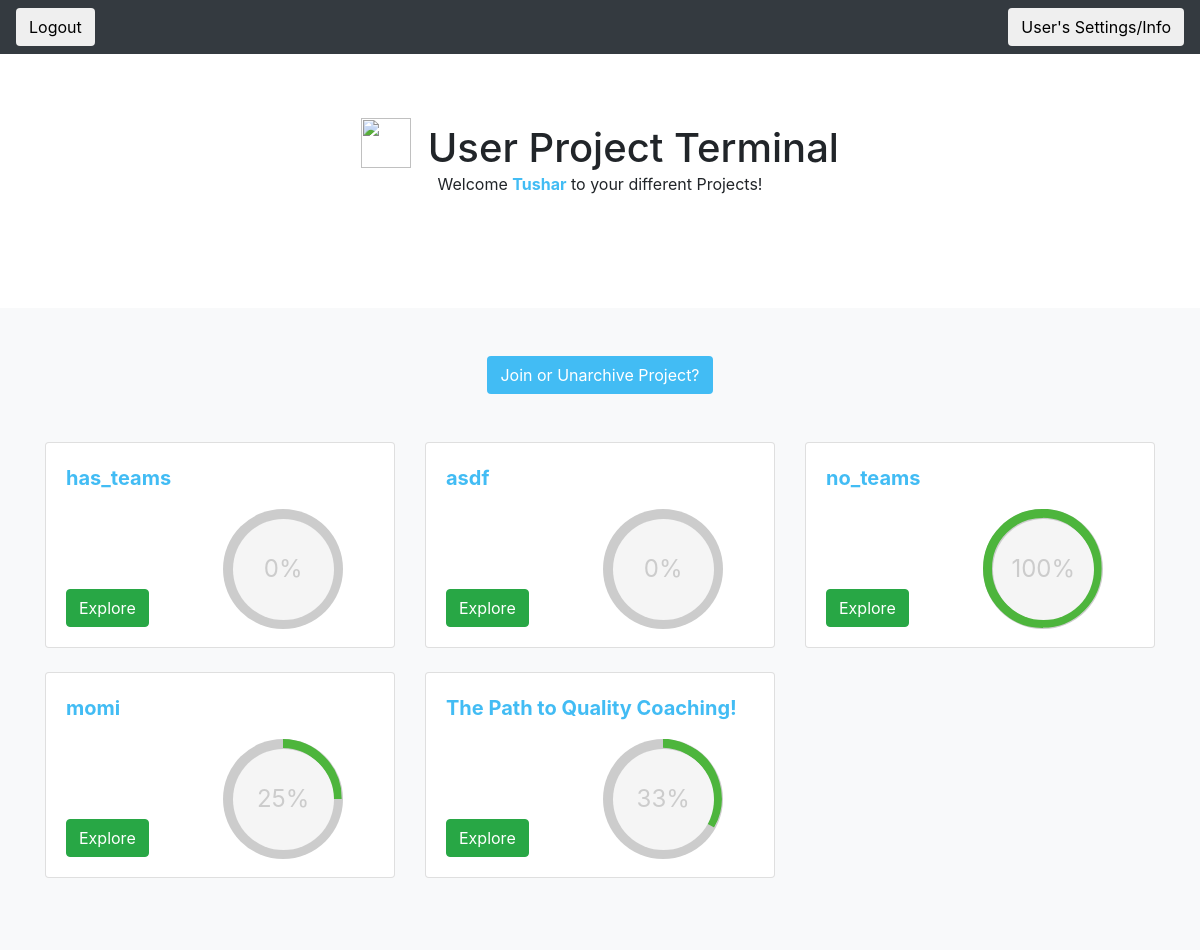
/quest/user_project_page/tdesai (signed in), run on the app's committed database.
### quest_extension/models.py (models this page shows)
class User(models.Model):
    user_ldap = models.CharField(max_length=45)
    user_first_name = models.CharField(max_length=45)
    user_last_name = models.CharField(max_length=45)
    user_email = models.CharField(max_length=45)
    user_password = models.CharField(max_length = 100)
    user_reset_password_pin = models.CharField(max_length = 100, null=True, default = None)

class Project(models.Model):
    project_name = models.CharField(max_length=1000)
    project_description = models.CharField(max_length=1000, blank = True, null = True)
    project_random_phrase = models.CharField(max_length = 255, unique = True)
    project_admin_pin = models.CharField(max_length = 255, unique = True)
    project_editable = models.BooleanField()
    project_has_teams = models.BooleanField(default = False)

### quest_extension/views.py (the view)
# urls.py: path('user_project_page/<ldap>', views.get_user_project_page),
def get_user_project_page(request, ldap):
    if not validate_user_access(request, ldap):
        return HttpResponseRedirect('/quest/user_login')
    current_user = User.objects.get(user_ldap = ldap)
    projects_and_percentages = []
    user_projects = UserProject.objects.filter(user = current_user, archived = False).values_list('project', flat=True)
    user_projects = Project.objects.filter(pk__in=user_projects)
    for project in user_projects:
        current_user_project = UserProject.objects.get(project = project, user = current_user)
        quests_completed = CompletedQuest.objects.filter(userproject = current_user_project).count()
        total_quests = Quest.objects.filter(project = project).count()
        percentage_complete = int(quests_completed / total_quests * 100)
        projects_and_percentages.append((project, percentage_complete))
    list_of_archived_projects = UserProject.objects.filter(user = current_user, archived = True).values_list('project', flat=True)
    list_of_archived_projects = Project.objects.filter(pk__in=list_of_archived_projects)
    context = {'current_user': current_user,
    'projects_and_percentages': projects_and_percentages,
    'list_of_archived_projects': list_of_archived_projects}
    return render(request, 'quest_extension/user_project_page.html', context)

### quest_extension/logic.py (called while the page is built)
def validate_user_access(request, ldap):
    return 'current_user_ldap' in request.session and request.session['current_user_ldap'] == ldap

### quest_extension/templates/quest_extension/user_project_page.html (shortened to what this page needs)
{% load static %}
{% load crispy_forms_tags %}
<!doctype html>
<html lang="en">
  <head>
    <link rel="stylesheet" href="https://maxcdn.bootstrapcdn.com/bootstrap/4.0.0/css/bootstrap.min.css">
    <link rel="stylesheet" type="text/css" href="{% static 'quest_extension/user_project_page_style.css' %}">
  </head>
  <body>
    <header>
      <div class="navbar navbar-dark bg-dark box-shadow">
          <form method='POST' action = '/quest/user_logout/{{ current_user.user_ldap}}'>
            <button class = 'btn' type = 'submit', name = 'logout'>Logout</button>
        </form>
        <form method='GET' action = '/quest/user_settings_info/{{current_user.user_ldap}}'>
            <button class = 'btn' type='submit'>User's Settings/Info</button>
        </form>
      </div>
    </header>
    <main role="main">
      <section class="jumbotron text-center" style = 'background-color: white'>
    <div class="container">
    <h1 class="jumbotron-heading"  style = 'display:inline;'>
         <img class = 'imageWithText' style="width:50px; height:50px; margin-right:6px; margin-bottom:4px;" src = 'https://i.ibb.co/gt0HzKH/Present-picture.png'>
            User Project Terminal
    </h1>
    <p class="jumbotron-heading2">Welcome <strong style = 'color:#42bcf4'>{{ current_user.user_first_name }}</strong> to your different Projects!</p>
    </div>
    </section>
      <div class="album py-5 bg-light">
        <div class="container">
            <div id = 'join_or_unarchive' style = 'text-align: center;'>
            <button class = 'btn' style = 'background-color:#42bcf4; color: white' onclick = 'show_join_project_user()'> Join or Unarchive Project?</button>
            </div>
                <br>
                <br>
          <div class="row">
            {% for project, project_percentage_complete in projects_and_percentages %}
            <div class="col-md-4">
              <div class="card mb-4 box-shadow">
                <div class="card-body">
                  <p style = 'margin:0'>
                    <strong style = 'color: #42bcf4; font-size: 20px '>{{project.project_name}}</strong>
                </p>
                  <div class="d-flex justify-content-between align-items-center">
                    <div class="btn-group">
                        <form method='GET', action = '/quest/user_home/{{ current_user.user_ldap }}/{{ project.id }}'>
                           <br>
                           <br>
                           <br>
                           <br>
                          <div id= 'project_button'>
                                <button class ='btn btn-success' type='submit'>Explore</button>
                            </div>
                        </form>
                    </div>
                    <div class="c100 p{{project_percentage_complete}} green" style = 'margin-bottom: -1%; margin-top:5%; margin-right:10%;'>
                        <span>{{project_percentage_complete}}%</span>
                    </div>
                  </div>
                </div>
              </div>
            </div>
            {% endfor %}
          </div>
        </div>
      </div>
    </main>
  </body>
</html>

### quest_extension/static/quest_extension/user_project_page_style.css (style rules this page uses)
.imageWithText { width:auto; height:1.5em; vertical-align:text-bottom; }
.c100 { position: relative; font-size: 120px; width: 1em; height: 1em; -webkit-border-radius: 50%; -moz-border-radius: 50%; -ms-border-radius: 50%; -o-border-radius: 50%; border-radius: 50%; float: left; margin: 0 0.1em 0.1em 0; background-color: #cccccc; }
.c100 *, .c100 *:before, .c100 *:after { -webkit-box-sizing: content-box; -moz-box-sizing: content-box; box-sizing: content-box; }
.c100 > span { position: absolute; width: 100%; z-index: 1; left: 0; top: 0; width: 5em; line-height: 5em; font-size: 0.2em; color: #cccccc; display: block; text-align: center; white-space: nowrap; -webkit-transition-property: all; -moz-transition-property: all; -o-transition-property: all; transition-property: all; -webkit-transition-duration: 0.2s; -moz-transition-duration: 0.2s; -o-transition-duration: 0.2s; transition-duration: 0.2s; -webkit-transition-timing-function: ease-out; -moz-transition-timing-function: ease-out; -o-transition-timing-function: ease-out; transition-timing-function: ease-out; }
.c100:after { position: absolute; top: 0.08em; left: 0.08em; display: block; content: " "; -webkit-border-radius: 50%; -moz-border-radius: 50%; -ms-border-radius: 50%; -o-border-radius: 50%; border-radius: 50%; background-color: whitesmoke; width: 0.84em; height: 0.84em; -webkit-transition-property: all; -moz-transition-property: all; -o-transition-property: all; transition-property: all; -webkit-transition-duration: 0.2s; -moz-transition-duration: 0.2s; -o-transition-duration: 0.2s; transition-duration: 0.2s; -webkit-transition-timing-function: ease-in; -moz-transition-timing-function: ease-in; -o-transition-timing-function: ease-in; transition-timing-function: ease-in; }

### data on the page
User: user_first_name "Tushar"
Project: project_name "has_teams", project_editable "0"
Project: project_name "asdf", project_editable "0"
Project: project_name "no_teams", project_percentage_complete "100"
Project: project_name "momi", project_percentage_complete "25"
Project: project_name "The Path to Quality Coaching!", project_percentage_complete "33"
